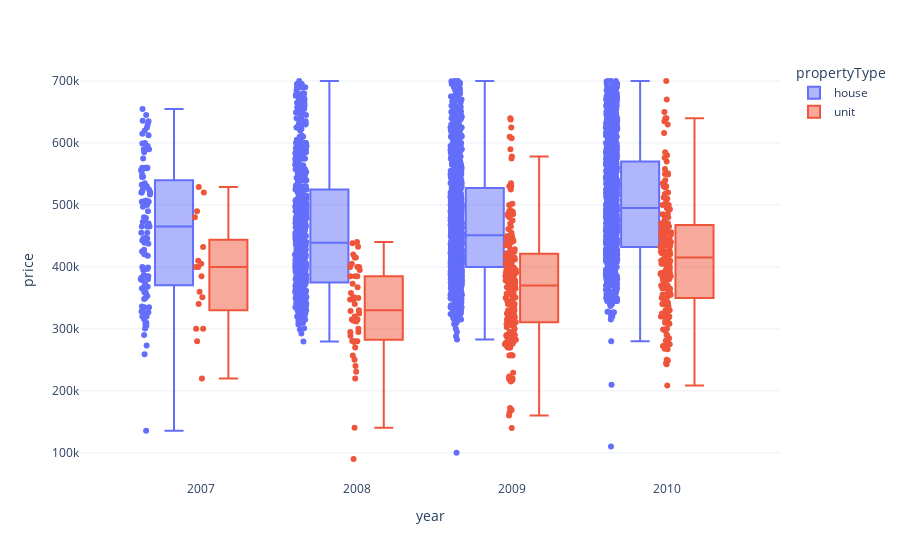

The code cell stored with this chart in its notebook:
### Code cell
fig = px.box(df, x = 'year', y = 'price', color = 'propertyType',
             points = 'all',hover_data = df.columns)

# points : 개별 데이터 포인트 표시
# hover_data : data에 마우스를 갖다대면 데이터의 정보를 표시해준다

fig.show()

### Figure 1 — Plotly figure (JSON) as saved in the notebook; plotly's stock layout.template omitted (floating-point values rounded to 4 significant figures; data arrays with more than 128 entries replaced by an {"elided": "..."} marker saying what was removed)
{"data": [{"alignmentgroup": "True", "boxpoints": "all", "customdata": {"elided": "2880x5 mixed values"}, "hovertemplate": "propertyType=%{customdata[2]}<br>year=%{x}<br>price=%{y}<br>datesold=%{customdata[0]}<br>postcode=%{customdata[1]}<br>bedrooms=%{customdata[3]}<br>month=%{customdata[4]}<extra></extra>", "legendgroup": "house", "marker": {"color": "#636efa"}, "name": "house", "notched": false, "offsetgroup": "house", "orientation": "v", "showlegend": true, "type": "box", "x": {"elided": "2880 int values"}, "x0": " ", "xaxis": "x", "y": {"elided": "2880 int values"}, "y0": " ", "yaxis": "y"}, {"alignmentgroup": "True", "boxpoints": "all", "customdata": {"elided": "426x5 mixed values"}, "hovertemplate": "propertyType=%{customdata[2]}<br>year=%{x}<br>price=%{y}<br>datesold=%{customdata[0]}<br>postcode=%{customdata[1]}<br>bedrooms=%{customdata[3]}<br>month=%{customdata[4]}<extra></extra>", "legendgroup": "unit", "marker": {"color": "#EF553B"}, "name": "unit", "notched": false, "offsetgroup": "unit", "orientation": "v", "showlegend": true, "type": "box", "x": {"elided": "426 int values"}, "x0": " ", "xaxis": "x", "y": {"elided": "426 int values"}, "y0": " ", "yaxis": "y"}], "layout": {"boxmode": "group", "legend": {"title": {"text": "propertyType"}, "tracegroupgap": 0}, "margin": {"t": 60}, "xaxis": {"anchor": "y", "domain": [0, 1], "title": {"text": "year"}}, "yaxis": {"anchor": "x", "domain": [0, 1], "title": {"text": "price"}}}}
